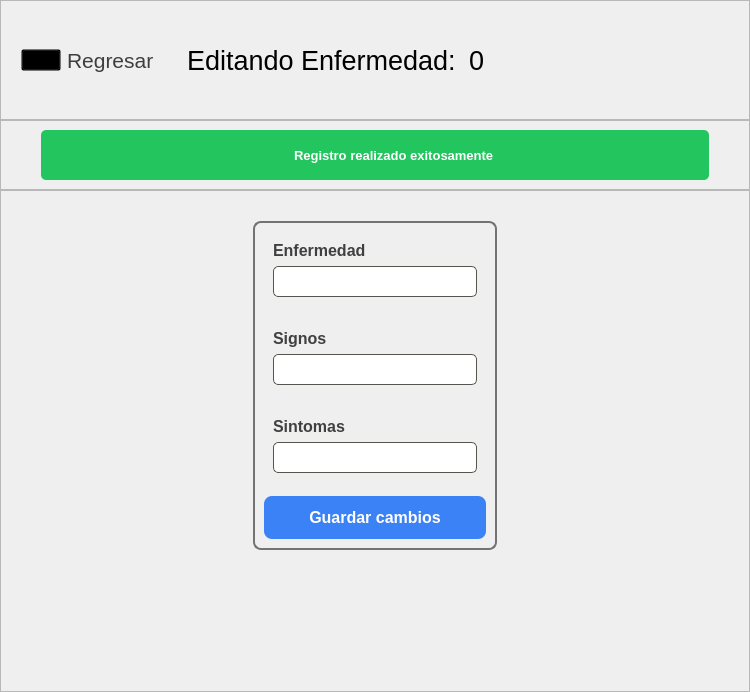
            <widget class="QWidget" name="pagEditarEnfermedad">
             <layout class="QVBoxLayout" name="verticalLayout_60">
              <property name="spacing">
               <number>0</number>
              </property>
              <property name="leftMargin">
               <number>0</number>
              </property>
              <property name="topMargin">
               <number>0</number>
              </property>
              <property name="rightMargin">
               <number>0</number>
              </property>
              <property name="bottomMargin">
               <number>0</number>
              </property>
              <item alignment="Qt::AlignTop">
               <widget class="QFrame" name="frame_96">
                <property name="minimumSize">
                 <size>
                  <width>0</width>
                  <height>120</height>
                 </size>
                </property>
                <property name="frameShape">
                 <enum>QFrame::StyledPanel</enum>
                </property>
                <property name="frameShadow">
                 <enum>QFrame::Raised</enum>
                </property>
                <layout class="QHBoxLayout" name="horizontalLayout_51">
                 <property name="leftMargin">
                  <number>20</number>
                 </property>
                 <property name="topMargin">
                  <number>20</number>
                 </property>
                 <property name="rightMargin">
                  <number>20</number>
                 </property>
                 <property name="bottomMargin">
                  <number>20</number>
                 </property>
                 <item>
                  <widget class="QPushButton" name="btnRegresarAgCitas_2">
                   <property name="cursor">
                    <cursorShape>PointingHandCursor</cursorShape>
                   </property>
                   <property name="styleSheet">
                    <string notr="true">QPushButton{
	background-color: transparent;
}</string>
                   </property>
                   <property name="text">
                    <string/>
                   </property>
                   <property name="icon">
                    <iconset>
                     <normaloff>img/back.svg</normaloff>img/back.svg</iconset>
                   </property>
                   <property name="iconSize">
                    <size>
                     <width>30</width>
                     <height>30</height>
                    </size>
                   </property>
                  </widget>
                 </item>
                 <item>
                  <widget class="QLabel" name="lblRegresarAgCitas_2">
                   <property name="sizePolicy">
                    <sizepolicy hsizetype="Preferred" vsizetype="Expanding">
                     <horstretch>0</horstretch>
                     <verstretch>0</verstretch>
                    </sizepolicy>
                   </property>
                   <property name="font">
                    <font>
                     <family>Arial</family>
                     <pointsize>16</pointsize>
                    </font>
                   </property>
                   <property name="cursor">
                    <cursorShape>PointingHandCursor</cursorShape>
                   </property>
                   <property name="styleSheet">
                    <string notr="true">QLabel{
	color: #3E3E3E;
}</string>
                   </property>
                   <property name="text">
                    <string>Regresar</string>
                   </property>
                  </widget>
                 </item>
                 <item>
                  <widget class="QLabel" name="label_6">
                   <property name="font">
                    <font>
                     <family>Arial</family>
                     <pointsize>20</pointsize>
                    </font>
                   </property>
                   <property name="styleSheet">
                    <string notr="true">QLabel{
	margin-left: 20px;
}</string>
                   </property>
                   <property name="text">
                    <string>Editando Enfermedad:</string>
                   </property>
                  </widget>
                 </item>
                 <item>
                  <widget class="QLabel" name="lblEditarEnfermedadActual">
                   <property name="font">
                    <font>
                     <family>Arial</family>
                     <pointsize>20</pointsize>
                    </font>
                   </property>
                   <property name="text">
                    <string>0</string>
                   </property>
                  </widget>
                 </item>
                 <item>
                  <spacer name="horizontalSpacer_51">
                   <property name="orientation">
                    <enum>Qt::Horizontal</enum>
                   </property>
                   <property name="sizeHint" stdset="0">
                    <size>
                     <width>244</width>
                     <height>20</height>
                    </size>
                   </property>
                  </spacer>
                 </item>
                </layout>
               </widget>
              </item>
              <item alignment="Qt::AlignTop">
               <widget class="QFrame" name="frame_94">
                <property name="minimumSize">
                 <size>
                  <width>0</width>
                  <height>70</height>
                 </size>
                </property>
                <property name="frameShape">
                 <enum>QFrame::StyledPanel</enum>
                </property>
                <property name="frameShadow">
                 <enum>QFrame::Raised</enum>
                </property>
                <layout class="QHBoxLayout" name="horizontalLayout_53">
                 <property name="leftMargin">
                  <number>40</number>
                 </property>
                 <property name="rightMargin">
                  <number>40</number>
                 </property>
                 <item>
                  <widget class="QFrame" name="lblEditarCita_2">
                   <property name="styleSheet">
                    <string notr="true">QFrame{
	background-color: #22c55e;
	border-radius: 5px;
}</string>
                   </property>
                   <property name="frameShape">
                    <enum>QFrame::StyledPanel</enum>
                   </property>
                   <property name="frameShadow">
                    <enum>QFrame::Raised</enum>
                   </property>
                   <layout class="QHBoxLayout" name="horizontalLayout_52">
                    <item>
                     <spacer name="horizontalSpacer_54">
                      <property name="orientation">
                       <enum>Qt::Horizontal</enum>
                      </property>
                      <property name="sizeHint" stdset="0">
                       <size>
                        <width>40</width>
                        <height>20</height>
                       </size>
                      </property>
                     </spacer>
                    </item>
                    <item>
                     <widget class="QPushButton" name="lblIconoEditarCita_2">
                      <property name="minimumSize">
                       <size>
                        <width>30</width>
                        <height>30</height>
                       </size>
                      </property>
                      <property name="styleSheet">
                       <string notr="true">QPushButton{
	background-color: transparent;
	border: none;
}</string>
                      </property>
                      <property name="text">
                       <string/>
                      </property>
                      <property name="icon">
                       <iconset>
                        <normaloff>img/check.svg</normaloff>img/check.svg</iconset>
                      </property>
                      <property name="iconSize">
                       <size>
                        <width>30</width>
                        <height>30</height>
                       </size>
                      </property>
                     </widget>
                    </item>
                    <item>
                     <widget class="QLabel" name="lblMsjEditarCita_2">
                      <property name="font">
                       <font>
                        <family>Arial</family>
                        <pointsize>10</pointsize>
                        <weight>75</weight>
                        <bold>true</bold>
                       </font>
                      </property>
                      <property name="styleSheet">
                       <string notr="true">QLabel{
	color: #fff;
}</string>
                      </property>
                      <property name="text">
                       <string>Registro realizado exitosamente</string>
                      </property>
                     </widget>
                    </item>
                    <item>
                     <spacer name="horizontalSpacer_55">
                      <property name="orientation">
                       <enum>Qt::Horizontal</enum>
                      </property>
                      <property name="sizeHint" stdset="0">
                       <size>
                        <width>40</width>
                        <height>20</height>
                       </size>
                      </property>
                     </spacer>
                    </item>
                   </layout>
                  </widget>
                 </item>
                </layout>
               </widget>
              </item>
              <item>
               <widget class="QFrame" name="frame_95">
                <property name="sizePolicy">
                 <sizepolicy hsizetype="Preferred" vsizetype="Expanding">
                  <horstretch>0</horstretch>
                  <verstretch>0</verstretch>
                 </sizepolicy>
                </property>
                <property name="frameShape">
                 <enum>QFrame::StyledPanel</enum>
                </property>
                <property name="frameShadow">
                 <enum>QFrame::Raised</enum>
                </property>
                <layout class="QGridLayout" name="gridLayout_21">
                 <property name="topMargin">
                  <number>30</number>
                 </property>
                 <item row="0" column="0">
                  <spacer name="horizontalSpacer_53">
                   <property name="orientation">
                    <enum>Qt::Horizontal</enum>
                   </property>
                   <property name="sizeHint" stdset="0">
                    <size>
                     <width>239</width>
                     <height>20</height>
                    </size>
                   </property>
                  </spacer>
                 </item>
                 <item row="0" column="1">
                  <widget class="QFrame" name="frame_97">
                   <property name="sizePolicy">
                    <sizepolicy hsizetype="Preferred" vsizetype="Preferred">
                     <horstretch>0</horstretch>
                     <verstretch>0</verstretch>
                    </sizepolicy>
                   </property>
                   <property name="minimumSize">
                    <size>
                     <width>0</width>
                     <height>0</height>
                    </size>
                   </property>
                   <property name="sizeIncrement">
                    <size>
                     <width>0</width>
                     <height>0</height>
                    </size>
                   </property>
                   <property name="styleSheet">
                    <string notr="true">QFrame{
	border: 2px solid #737373;
	border-radius: 8px;
}</string>
                   </property>
                   <property name="frameShape">
                    <enum>QFrame::StyledPanel</enum>
                   </property>
                   <property name="frameShadow">
                    <enum>QFrame::Raised</enum>
                   </property>
                   <layout class="QVBoxLayout" name="verticalLayout_61">
                    <property name="spacing">
                     <number>14</number>
                    </property>
                    <item alignment="Qt::AlignTop">
                     <widget class="QFrame" name="frame_98">
                      <property name="styleSheet">
                       <string notr="true">QFrame{
	border: none;
}</string>
                      </property>
                      <property name="frameShape">
                       <enum>QFrame::StyledPanel</enum>
                      </property>
                      <property name="frameShadow">
                       <enum>QFrame::Raised</enum>
                      </property>
                      <layout class="QVBoxLayout" name="verticalLayout_62">
                       <item alignment="Qt::AlignTop">
                        <widget class="QLabel" name="label_42">
                         <property name="font">
                          <font>
                           <family>Arial</family>
                           <pointsize>12</pointsize>
                           <weight>75</weight>
                           <bold>true</bold>
                          </font>
                         </property>
                         <property name="styleSheet">
                          <string notr="true">QLabel{
	color: #404040;
}</string>
                         </property>
                         <property name="text">
                          <string>Enfermedad</string>
                         </property>
                        </widget>
                       </item>
                       <item>
                        <widget class="QLineEdit" name="inpEditarEnfermedad">
                         <property name="minimumSize">
                          <size>
                           <width>0</width>
                           <height>30</height>
                          </size>
                         </property>
                         <property name="font">
                          <font>
                           <family>Arial</family>
                           <pointsize>12</pointsize>
                          </font>
                         </property>
                         <property name="styleSheet">
                          <string notr="true">QLineEdit{
	padding: 4px;
	border-radius: 5px;
	border: 1px solid #57534e;
	color: #404040;
	padding-left: 5px;
	padding-right: 5px;
}</string>
                         </property>
                         <property name="text">
                          <string/>
                         </property>
                        </widget>
                       </item>
                      </layout>
                     </widget>
                    </item>
                    <item alignment="Qt::AlignTop">
                     <widget class="QFrame" name="frame_99">
                      <property name="styleSheet">
                       <string notr="true">QFrame{
	border: none;
}</string>
                      </property>
                      <property name="frameShape">
                       <enum>QFrame::StyledPanel</enum>
                      </property>
                      <property name="frameShadow">
                       <enum>QFrame::Raised</enum>
                      </property>
                      <layout class="QVBoxLayout" name="verticalLayout_63">
                       <item alignment="Qt::AlignTop">
                        <widget class="QLabel" name="label_43">
                         <property name="font">
                          <font>
                           <family>Arial</family>
                           <pointsize>12</pointsize>
                           <weight>75</weight>
                           <bold>true</bold>
                          </font>
                         </property>
                         <property name="styleSheet">
                          <string notr="true">QLabel{
	color: #404040;
}</string>
                         </property>
                         <property name="text">
                          <string>Signos</string>
                         </property>
                        </widget>
                       </item>
                       <item>
                        <widget class="QLineEdit" name="inpEditarEnfSign">
                         <property name="minimumSize">
                          <size>
                           <width>0</width>
                           <height>30</height>
                          </size>
                         </property>
                         <property name="font">
                          <font>
                           <family>Arial</family>
                           <pointsize>12</pointsize>
                          </font>
                         </property>
                         <property name="styleSheet">
                          <string notr="true">QLineEdit{
	padding: 4px;
	border-radius: 5px;
	border: 1px solid #57534e;
	color: #404040;
	padding-left: 5px;
	padding-right: 5px;
}</string>
                         </property>
                        </widget>
                       </item>
                      </layout>
                     </widget>
                    </item>
                    <item>
                     <widget class="QFrame" name="frame_100">
                      <property name="styleSheet">
                       <string notr="true">QFrame{
	border: none;
}</string>
                      </property>
                      <property name="frameShape">
                       <enum>QFrame::StyledPanel</enum>
                      </property>
                      <property name="frameShadow">
                       <enum>QFrame::Raised</enum>
                      </property>
                      <layout class="QVBoxLayout" name="verticalLayout_64">
                       <item alignment="Qt::AlignTop">
                        <widget class="QLabel" name="label_44">
                         <property name="font">
                          <font>
                           <family>Arial</family>
                           <pointsize>12</pointsize>
                           <weight>75</weight>
                           <bold>true</bold>
                          </font>
                         </property>
                         <property name="styleSheet">
                          <string notr="true">QLabel{
	color: #404040;
}</string>
                         </property>
                         <property name="text">
                          <string>Sintomas</string>
                         </property>
                        </widget>
                       </item>
                       <item>
                        <widget class="QLineEdit" name="inpEditarEnfSint">
                         <property name="font">
                          <font>
                           <family>Arial</family>
                           <pointsize>12</pointsize>
                          </font>
                         </property>
                         <property name="styleSheet">
                          <string notr="true">QLineEdit{
	padding: 4px;
	border-radius: 5px;
	border: 1px solid #57534e;
	color: #404040;
	padding-left: 5px;
	padding-right: 5px;
}</string>
                         </property>
                        </widget>
                       </item>
                      </layout>
                     </widget>
                    </item>
                    <item>
                     <widget class="QPushButton" name="btnEditarEnfermedadSubmit">
                      <property name="font">
                       <font>
                        <family>Arial</family>
                        <pointsize>12</pointsize>
                        <weight>75</weight>
                        <bold>true</bold>
                       </font>
                      </property>
                      <property name="cursor">
                       <cursorShape>PointingHandCursor</cursorShape>
                      </property>
                      <property name="styleSheet">
                       <string notr="true">QPushButton{
	background-color: #3b82f6;
	padding: 12px;
	border-radius: 8px;
	color: #fff;
}
QPushButton::hover{
	background-color: #2563eb;
}</string>
                      </property>
                      <property name="text">
                       <string>Guardar cambios</string>
                      </property>
                     </widget>
                    </item>
                   </layout>
                  </widget>
                 </item>
                 <item row="0" column="2">
                  <spacer name="horizontalSpacer_52">
                   <property name="orientation">
                    <enum>Qt::Horizontal</enum>
                   </property>
                   <property name="sizeHint" stdset="0">
                    <size>
                     <width>239</width>
                     <height>20</height>
                    </size>
                   </property>
                  </spacer>
                 </item>
                 <item row="1" column="1">
                  <spacer name="verticalSpacer_12">
                   <property name="orientation">
                    <enum>Qt::Vertical</enum>
                   </property>
                   <property name="sizeHint" stdset="0">
                    <size>
                     <width>20</width>
                     <height>132</height>
                    </size>
                   </property>
                  </spacer>
                 </item>
                </layout>
               </widget>
              </item>
             </layout>
            </widget>
